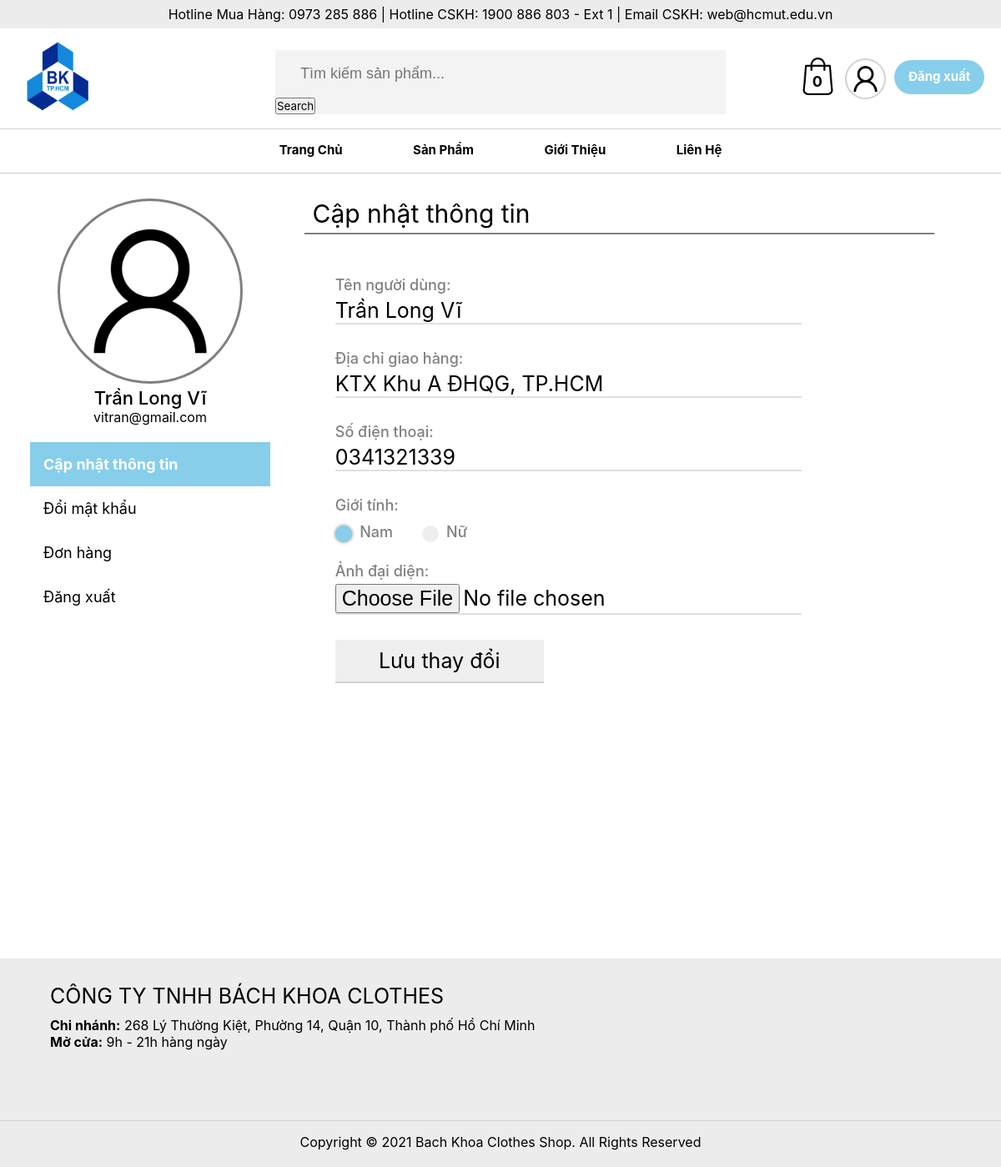
The page /user-profile.php (signed in) on the database its author committed.
### tables this page shows
CREATE TABLE user_profile
(
	email VARCHAR(255) NOT NULL,
	name VARCHAR(255) NOT NULL,
	username char(20) NOT NULL,
	address varchar(250),
	phonenumber char(11),
	avatar varchar(255) default 'user-icon.png',
	gender char(3),
	PRIMARY KEY(username)
);

### query/product_function.php (called while the page is built, shortened)
<?php
    require_once('connect_to_server.php');
    function get_user_name_avatar($usr){
        global $db;
        $sql_cmd = "SELECT name, avatar from user_profile where username = '$usr'";
        $sql = mysqli_query($db, $sql_cmd);
        return mysqli_fetch_array($sql, MYSQLI_ASSOC);
    }
?>

### query/profile_functions.php (called while the page is built, shortened)
<?php
require_once('connect_to_server.php');
function get_user_profile($user){
    global $db;
    $sql_cmd = "SELECT * from user_profile where username = '$user'";
    $sql = mysqli_query($db, $sql_cmd);
    $row = mysqli_num_rows($sql);
    if($row)
        return mysqli_fetch_array($sql);
    return 0;
}
?>

### component/profile/profile.php (the view, shortened to what this page needs)
<link rel="stylesheet" type="text/css" href="./component/profile/profile.css" />
<?php
    $user = $_SESSION['user'];
    $user_info = get_user_profile($user);
?>
<div class="profile-container">
    <div class="profile-col-1">
        <img class="profile-avatar" src="images/<?php if($user_info['avatar'] != null) echo $user_info['avatar']; else echo "user-icon.png"; ?>" width="60%" />
        <div class="profile-username"><?php echo $user_info['name'];?></div>
        <div class="profile-email"><?php echo $user_info['email'];?></div>
        <div class="tab">
            <button class="tablinks active" onclick="switchProfileTab(0)">Cập nhật thông tin</button>
            <button class="tablinks" onclick="switchProfileTab(1)">Đổi mật khẩu</button>
            <button class="tablinks" onclick="switchProfileTab(2)">Đơn hàng</button>
            <a href="logout.php"><button class="logout-tab">Đăng xuất</button></a>
        </div>
    </div>
    <div class="profile-col-2">
        <div class="tab-content active">
            <div class="tab-name">Cập nhật thông tin</div>
            <form method="post">
                <label>Tên người dùng:</label>
                <input type="text" value="<?php echo $user_info['name'];?>" id="fullname" name="fullname" />
                <label>Địa chỉ giao hàng:</label>
                <input type="text" value="<?php echo $user_info['address'];?>" id="address" name="address" />
                <label>Số điện thoại:</label>
                <input type="text" value="<?php echo $user_info['phonenumber'];?>" id="phone" name="phone" />
                <label>Giới tính:</label><br />
                <div class="radio-group">
                    <span class="checkmark"></span>
                    <label for="male">Nam</label>
                </div>
                <div class="radio-group">
                    <span class="checkmark"></span>
                    <label for="female">Nữ</label>
                </div><br />
                <label>Ảnh đại diện:</label>
                <input type="file" name="avatar" />
                <input type="submit" name="update_profile" value="Lưu thay đổi" class="submit-btn" />
            </form>
        </div>
    </div>
</div>

### component/header/header.php (shortened to what this page needs)
<link rel="stylesheet" type="text/css" href="./component/header/header.css" />
<?php
    $avatar = "user-icon.png";
    $loggedIn = false;
    if (isset($_SESSION['user'])){
        $loggedIn = true;
        $user = $_SESSION['user'];
        $user_profile = get_user_name_avatar($user);
        $avatar = $user_profile['avatar'];
    }
?>
<div id="page-header">
    <div id="contact-bar">
        Hotline Mua Hàng: 0973 285 886 | Hotline CSKH: 1900 886 803 - Ext 1 | Email CSKH: web@hcmut.edu.vn
    </div>
    <div id="header-content">
        <a href="index.php"><img src="images/hcmut.png" alt="" id="header-logo"/></a>
        <?php
            if (!$loggedIn) echo '<a href="login.php" class="btn-login">Đăng nhập</a>';
            else echo '<a href="logout.php" class="btn-login btn-logout">Đăng xuất</a>';
        ?>
        <a href="user-profile.php">
            <img src="images/<?php echo $avatar; ?>" alt="" id="header-user"/>
        </a>
        <a href="cart.php">
            <img src="images/shopping-bag.png" alt="" id="header-shopping-bag"/>
            <span id="header-num-items">
            <?php
                if(isset($_SESSION['giohang'])){
                    echo count($_SESSION['giohang']);
                }else{
                    echo 0;
                }
            ?>
            </span>
        </a>
        <form method="post" name="sform" action="/timkiem.php" id="header-search">
            <input type="text" name="search" placeholder="Tìm kiếm sản phẩm..."/>
            <button type="submit" name="submit">Search</button>
        </form>
    </div>
    <div id="redirect-bar">
        <ul>
            <li><a href="index.php">trang chủ</a></li>
            <li class="dropdown-menu">
                <a href="index.php">sản phẩm</a>
            </li>
            <li><a href="about-us.php">giới thiệu</a></li>
            <li><a href="contact-us.php">liên hệ</a></li>
        </ul>
    </div>
</div>

### css/index.css (style rules this page uses)
* { margin: 0; padding: 0; font-family: -apple-system, BlinkMacSystemFont, 'Segoe UI', Roboto, Oxygen, Ubuntu, Cantarell, 'Open Sans', 'Helvetica Neue', sans-serif; }
a { text-decoration: none; color: black; }

### component/header/header.css (style rules this page uses)
#contact-bar { text-align: center; width: 100%; background-color: #ececec; padding-top: 7px; padding-bottom: 7px; }
#header-logo { float: left; margin-top: 10px; margin-left: 20px; width: 100px; height: 100px; }
#header-content { height: 120px; border-bottom: 1px solid lightgray; }
#header-search input[type="text"] { background-color: #f3f3f3; margin: 10px; padding: 3px 20px 3px 20px; width: 85%; height: 30px; font-family: Verdana, Geneva, sans-serif; font-size: 18px; outline: none; border: 0; }
#header-search { transition: box-shadow 0.3s ease-in-out; top: 60px; background-color: #f3f3f3; left: 0; right: 0; position: absolute; width: 45%; margin-left: auto; margin-right: auto; }
#header-user { border: 2px solid lightgray; border-radius: 50%; margin-top: 36px; margin-right: 10px; float: right; width: 45px; height: 45px; }
#header-shopping-bag { margin-top: 35px; margin-right: 10px; float: right; width: 45px; height: 45px; }
#header-num-items { position: absolute; top: 87px; right: 214px; color: black; font-size: 18px; font-weight: bold; }
.btn-login { float: right; margin-top: 38px; margin-right: 20px; font-size: 15px; min-width: 80px; text-align: center; padding: 10px 14px 12px 14px; background-color: skyblue; color: white; text-decoration: none; border-radius: 35px; font-weight: bold; transition: all 0.2s ease-in-out; }
#redirect-bar { padding: 10px 0px 10px 0px; text-align: center; width: 100%; height: auto; border-bottom: 1px solid #ccc; }
#redirect-bar ul { text-align: center; width: 100%; }
#redirect-bar ul li { padding: 0; display: inline-block; line-height: 30px; list-style: none; font-family: Verdana, Geneva, sans-serif; font-size: 15px; font-weight: bold; text-transform: capitalize; border: 0; }
#redirect-bar ul li a { padding-left: 40px; padding-right: 40px; }
li:after { display: block; content: ""; border-bottom: 2px solid #3f3f3f; transform: scaleX(0); transition: transform 250ms ease-in-out; }
#redirect-bar .dropdown-menu a { text-decoration: none; color: #000; }

### component/profile/profile.css (style rules this page uses)
.profile-container { margin-top: 30px; width: 100%; }
.profile-col-1 { display: inline-block; vertical-align: top; text-align: center; width: 30%; }
.profile-col-2 { display: inline-block; vertical-align: top; width: 69%; }
.profile-avatar { border: 3px solid grey; border-radius: 50%; }
.profile-username { font-size: 22px; font-weight: 500; }
.tab { margin-top: 20px; }
.tab button { background-color: white; font-size: 18px; width: 80%; outline: none; border: none; margin: 0; cursor: pointer; text-align: left; padding: 16px 16px; transition: background-color 0.2s ease; }
.profile-col-1 .tab .active { background-color: skyblue; color: white; font-weight: bold; }
.tab-name { padding-left: 10px; font-size: 30px; padding-bottom: 5px; width: 100%; border-bottom: 2px solid gray; }
.tab-content { display: none; width: 90%; }
.profile-col-2 .active { display: block; }
.tab-content form { padding: 50px 20% 0px 5%; }
.tab-content form label { font-size: 18px; font-weight: 500; color: gray; }
.tab-content form input { margin-top: 5px; margin-bottom: 30px; display: block; width: 100%; font-size: 25px; border: 0; border-bottom: 2px solid rgba(0, 0, 0, 0.12); }
form .radio-group { position: relative; margin-top: 10px; display: inline-block; }
form .radio-group .checkmark { position: absolute; top: 4px; left: 0; height: 20px; width: 20px; z-index: -1; background-color: #eee; border-radius: 50%; }
form .radio-group label { margin-left: 10px; margin-right: 30px; cursor: pointer; }
.radio-group input:checked ~ .checkmark { background-color: skyblue; box-shadow: 0 0 4px gray; }
.tab-content form .submit-btn { width: 250px; padding-top: 10px; padding-bottom: 10px; cursor: pointer; transition: all 0.2s ease; }
.tab-content form input[type="file"] { cursor: pointer; }

### rows shown on the page
user_profile: avatar (picture), name "Trần Long Vĩ", email "vitran@gmail.com", fullname "Trần Long Vĩ", address "KTX Khu A ĐHQG, TP.HCM", phone "0341321339"
